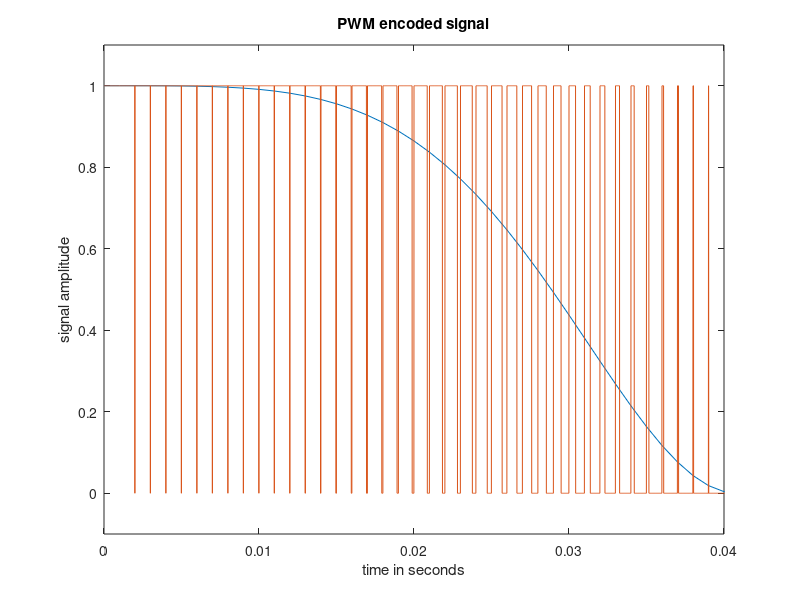

Source code (MATLAB):
% Example 9.1 - p 488 Blandford and Parr
% 
% F. Frigo  10-Nov-2021
% Marquette University
%
% See: PWMChirp.m p 488
%
fs = 1000; T = 1/fs;
N = 1000;
% Example 9.1:
t = 0:T:(N-1)*T;
y = chirp(t, 0, N*T, 600);
y = (y + 1)/2; %normalize 0 to 1
% Problem 9.1:
% fsig = 100;
% t = 0:T:((3*N*T)-T);
% y = 0.5*(sawtooth(2*pi*fsig*t, 0.5)-1);

N1 = max (size(y)); 
figure(1); clf;
plot(t, y);  % plot input signal

% Create the PWM signal in an matrix which has N2 rows x N columns
%    where each column represents one sample of the signal.
% Here each column has v ones and N2-v zeros where v is the
%    value of the signal at the sample
b = 7; N2 = 2^b; %bits of resolution
PWMOut = zeros(N2, N1);
for i=1:size(PWMOut,2)
   v = abs(fix(y(i)*N2));
   s = [ones(1, v) zeros(1, N2 - v)];
   PWMOut(:, i) = s';
end
% Change PWMOut which is N2 x N to a column matrix that is (N2*N) x 1.
PWMPlot = PWMOut(:); % Example 9.1
% PWMPlot = -PWMOut(:);  % Problem 9.1
hold on;
%PWMPlot has N2 times as many samples as t.
Ts = T/N2;
t1=0:Ts:(N1*T)-Ts;
plot(t1, PWMPlot);
%This is an early segment of the signal
% axis([0 0.1 -1.1 0.1]); % Problem 9.1
axis([0 0.04 -0.1 1.1]); % Example 9.1
title ('PWM encoded signal');
xlabel('time in seconds');
ylabel('signal amplitude');
